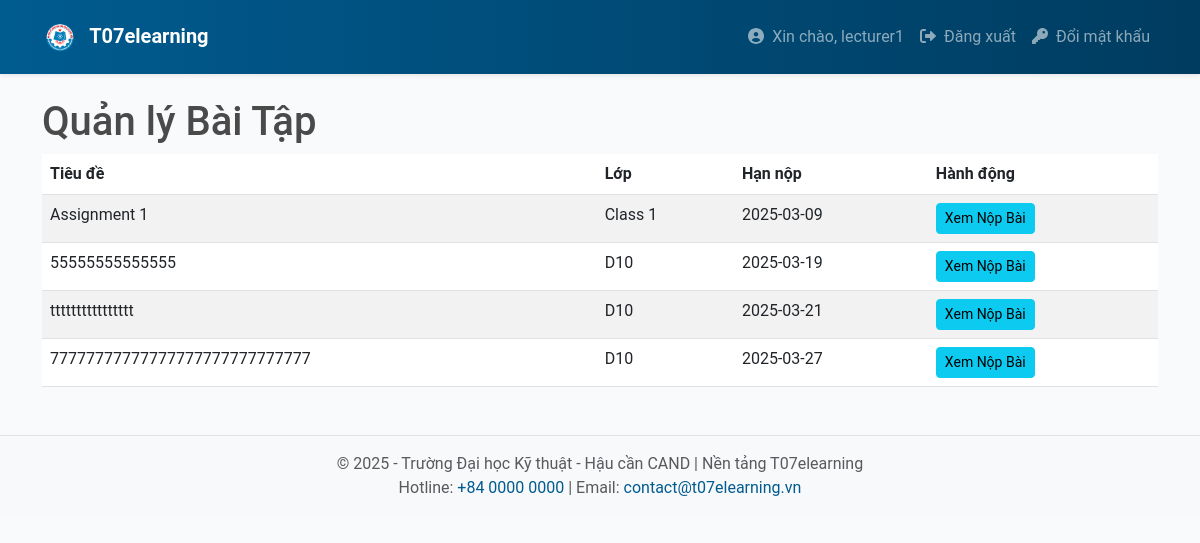
Before: /lecturer/manage_assignments (signed in) with the older database file.
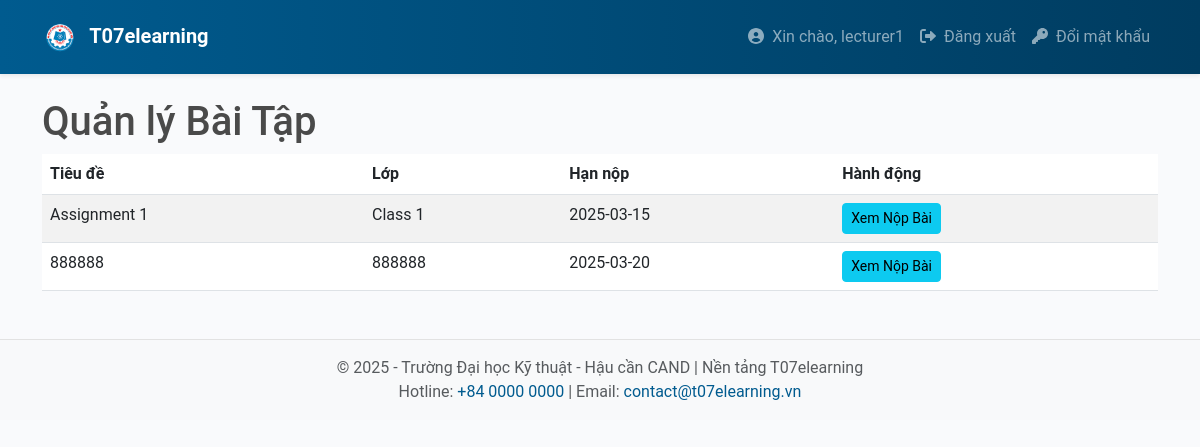
After: the same page with the newer database file.
### app/models.py (models this page shows, shortened)
class Assignment(db.Model):
    __tablename__ = 'assignments'
    id = db.Column(db.Integer, primary_key=True)
    class_id = db.Column(db.Integer, db.ForeignKey('classes.id'), nullable=False)
    title = db.Column(db.String(128), nullable=False)
    description = db.Column(db.Text, nullable=True)
    due_date = db.Column(db.DateTime, nullable=False)
    max_attempts = db.Column(db.Integer, default=1)
    created_on = db.Column(db.DateTime, default=datetime.utcnow)
    attachment_url = db.Column(db.String(512), nullable=True)
    class_link = db.Column(db.String(256), nullable=True)  # New field for class link
    lecturer_id = db.Column(db.Integer, db.ForeignKey('users.id'), nullable=False)
    deadline_duration = db.Column(db.Integer, nullable=False, default=0)
    submissions = db.relationship('Submission', back_populates='assignment')

class Class(db.Model):
    __tablename__ = 'classes'
    id = db.Column(db.Integer, primary_key=True)
    name = db.Column(db.String(128), nullable=False)
    description = db.Column(db.Text, nullable=True)
    created_on = db.Column(db.DateTime, default=datetime.utcnow)
    enrollments = db.relationship('Enrollment', back_populates='class_')
    assignments = db.relationship('Assignment', backref='class', lazy='dynamic')

### app/lecturer/routes.py (the view)
@bp.route('/manage_assignments', methods=['GET'])
@login_required
def manage_assignments():
    if not current_user.is_lecturer():
        flash('Bạn không có quyền truy cập trang này.')
        return redirect(url_for('main.index'))
    assignments = Assignment.query.filter_by(lecturer_id=current_user.id).all()
    return render_template('lecturer/manage_assignments.html', assignments=assignments)

### app/models.py (called while the page is built)
    def is_lecturer(self):
        return any(role.name == 'lecturer' for role in self.roles)

### app/templates/lecturer/manage_assignments.html (shortened to what this page needs)
{% extends "base.html" %} {% block content %}
<h1>Quản lý Bài Tập</h1>
<table class="table table-striped">
  <thead>
    <tr>
      <th>Tiêu đề</th>
      <th>Lớp</th>
      <th>Hạn nộp</th>
      <th>Hành động</th>
    </tr>
  </thead>
  <tbody>
    {% for assignment in assignments %}
    <tr>
      <td>{{ assignment.title }}</td>
      <td>{{ assignment.class.name }}</td>
      <td>{{ assignment.due_date.strftime('%Y-%m-%d') }}</td>
      <td>
        <a
          href="{{ url_for('lecturer.view_submissions', assignment_id=assignment.id) }}"
          class="btn btn-info btn-sm"
          >Xem Nộp Bài</a
        >
      </td>
    </tr>
    {% endfor %}
  </tbody>
</table>
{% endblock %}

Changed rows visible on the page:
removed Assignment: title "55555555555555", class.name "D10", due_date "2025-03-19"
removed Assignment: title "tttttttttttttttt", class.name "D10", due_date "2025-03-21"
removed Assignment: title "77777777777777777777777777777", class.name "D10", due_date "2025-03-27"
changed Assignment "Assignment 1": due_date "2025-03-09" → "2025-03-15"
now on this page (row edited): Assignment: title "888888", class.name "888888", due_date "2025-03-20"
